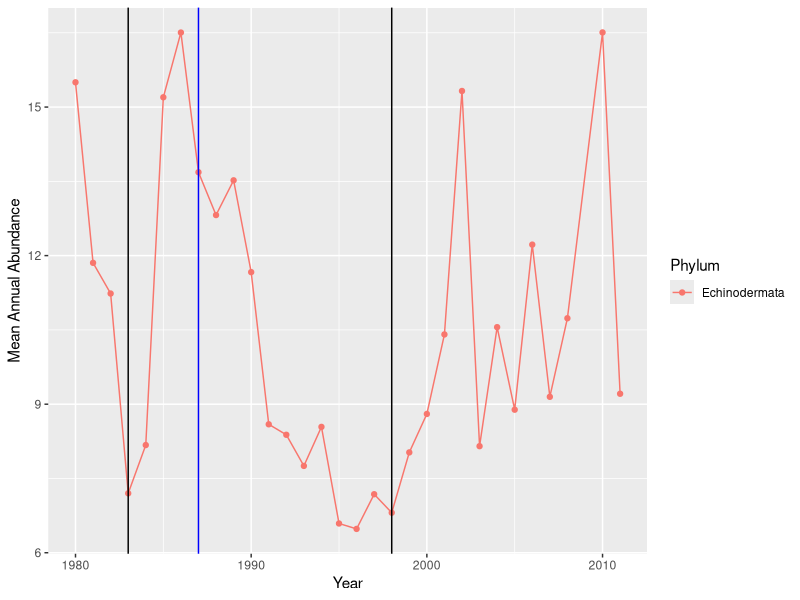
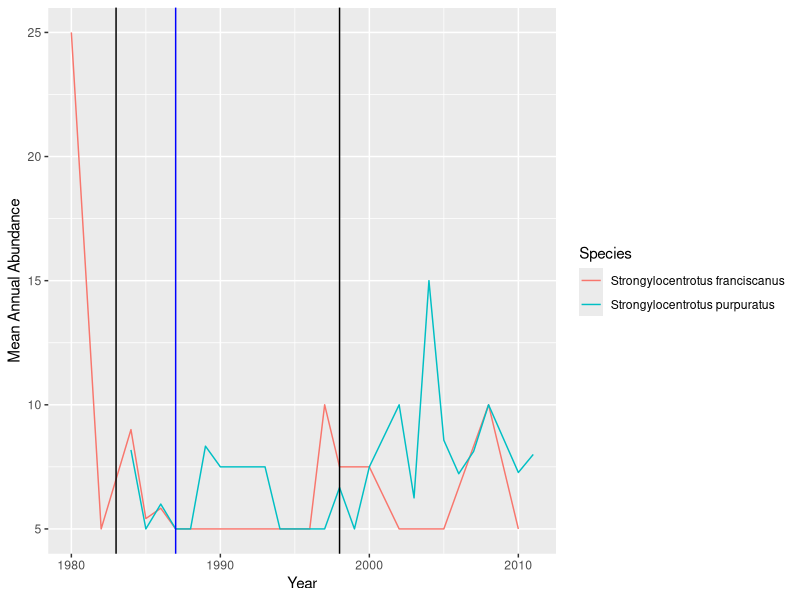
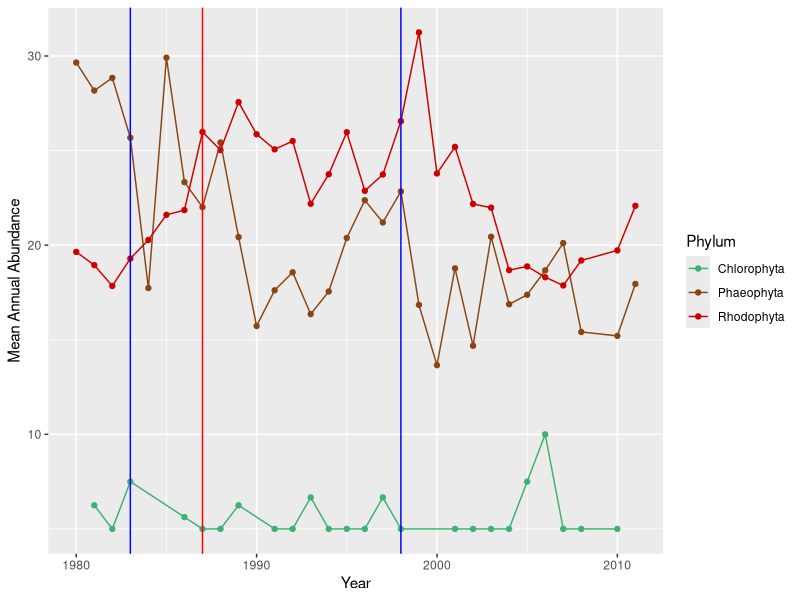

These charts were generated, in order, by the following R code:
## ---- chunk 1
knitr::opts_chunk$set(echo = TRUE)
library(tidyverse)
library(ggplot2)
library(dplyr)
## ---- chunk 2
kelp <-read.csv("final_rawdata.csv",stringsAsFactors = TRUE)
## ---- chunk 3
## Removing Columns
kelp_cleaned <- kelp %>% 
                  select(-SAMPLE_DESC,
                         -BIOMAS)

## Renaming Columns
kelp_cleaned <- kelp_cleaned %>% 
                        rename(Abundance = ABUNDANCE, 
                               Species = `GENUS_SPECIES`,
                               Plot = PLOT,
                               Latitude = LATITUDE,
                               Longitude = LONGITUDE,
                               Day = DAY, 
                               Month = MONTH,
                               Year = YEAR) 

## Adding Date Column
kelp_cleaned['Date'] <- NA
kelp_cleaned$Date<-as.Date(with(kelp_cleaned,paste(Year,Month,Day,sep="-")),"%Y-%m-%d")

## Adding Phylum Column
phylum <- read.csv("phylum.csv", stringsAsFactors = TRUE)
kelp_cleaned <- left_join(kelp_cleaned, phylum, by="Species")

## Organizing Columns
kelp_cleaned = select(kelp_cleaned, Abundance, Phylum, Species, Plot, Latitude, Longitude, Date, Year, Month, Day)
## ---- chunk 4
## Subset by phylum
echinodermata_year <- kelp_cleaned %>% 
  select(Abundance, Phylum, Species, Year, Date) %>% 
  filter(Phylum == "Echinodermata") %>% 
  group_by(Year, Phylum) %>% 
  summarize(Mean_Abundance = mean(Abundance))

## Plotting
ggplot(data= echinodermata_year,
       aes(x= Year, y= Mean_Abundance,
           color= Phylum, by= Phylum)) +
  geom_point() + geom_line() +
  geom_vline(xintercept= 1987, color= 'blue') + 
  geom_vline(xintercept= 1983, color= 'black') + 
  geom_vline(xintercept= 1998, color= 'black') +
  labs(x= "Year", y= "Mean Annual Abundance")
## ---- chunk 5
urchin_species <- kelp_cleaned %>%
select(Abundance, Year, Date, Species) %>% 
  filter(Species == "Strongylocentrotus franciscanus" | 
           Species =="Strongylocentrotus purpuratus") %>% 
  group_by(Year, Species) %>%
  summarize(Mean_Abundance = mean(Abundance))

## Plotting
ggplot(data=urchin_species,aes(x=Year, y=Mean_Abundance,
                                color=Species, by=Species)) +
  geom_line(aes(color = Species)) +
  geom_vline(xintercept= 1987, color= 'blue')+
  geom_vline(xintercept= 1983, color= 'black') + 
  geom_vline(xintercept= 1998, color= 'black') +
  labs(x= "Year", y= "Mean Annual Abundance")
## ---- chunk 6
## Subsetting by algae: 
algae_year <- kelp_cleaned %>%
  select(Abundance, Year, Date, Species, Phylum) %>% 
  filter(Phylum == "Rhodophyta" | Phylum == "Chlorophyta" |
           Phylum == "Phaeophyta") %>% 
  group_by(Year, Phylum) %>%
  summarize(Mean_Abundance = mean(Abundance))

## Plotting
ggplot(data=algae_year, aes(x=Year, y=Mean_Abundance, 
                            color=Phylum, by=Phylum)) + 
  geom_point() + geom_line() +
  geom_vline(xintercept= 1987, color= 'red') + 
  geom_vline(xintercept= 1983, color= 'blue') + 
  geom_vline(xintercept= 1998, color= 'blue') +
  scale_color_manual(values = c("mediumseagreen", "chocolate4", 
                                "red3")) +
  labs(x="Year", y="Mean Annual Abundance")
